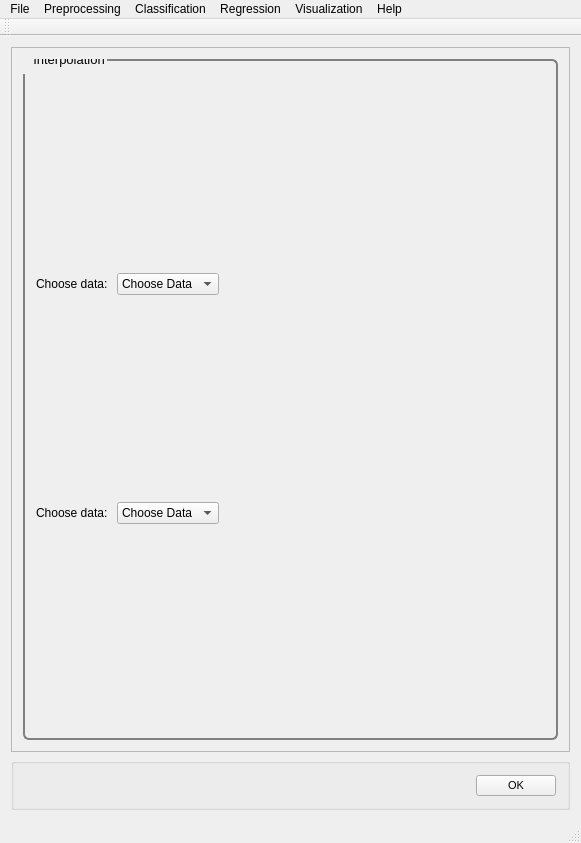
<?xml version="1.0" encoding="UTF-8"?>
<ui version="4.0">
 <class>MainWindow</class>
 <widget class="QMainWindow" name="MainWindow">
  <property name="geometry">
   <rect>
    <x>0</x>
    <y>0</y>
    <width>581</width>
    <height>843</height>
   </rect>
  </property>
  <property name="windowTitle">
   <string>PYSAT</string>
  </property>
  <widget class="QWidget" name="centralWidget">
   <layout class="QVBoxLayout" name="verticalLayout_9">
    <item>
     <widget class="QScrollArea" name="scrollArea">
      <property name="widgetResizable">
       <bool>true</bool>
      </property>
      <widget class="QWidget" name="scrollAreaWidgetContents_2">
       <property name="geometry">
        <rect>
         <x>0</x>
         <y>0</y>
         <width>561</width>
         <height>721</height>
        </rect>
       </property>
       <property name="font">
        <font>
         <pointsize>8</pointsize>
        </font>
       </property>
       <property name="styleSheet">
        <string notr="true">QGroupBox {
  border: 2px solid gray;
  border-radius: 6px;
  margin-top: 0.5em;
}

QGroupBox::title {

  padding-top: -14px;
  padding-left: 8px;
}
</string>
       </property>
       <layout class="QVBoxLayout" name="verticalLayout_8">
        <item>
         <widget class="QGroupBox" name="Interpolation">
          <property name="font">
           <font>
            <pointsize>10</pointsize>
           </font>
          </property>
          <property name="title">
           <string>Interpolation</string>
          </property>
          <layout class="QVBoxLayout" name="verticalLayout">
           <item>
            <layout class="QHBoxLayout" name="choosedata_layout">
             <item>
              <widget class="QLabel" name="regression_choosedata_label">
               <property name="text">
                <string>Choose data: </string>
               </property>
              </widget>
             </item>
             <item>
              <widget class="QComboBox" name="regression_choosedata">
               <property name="iconSize">
                <size>
                 <width>50</width>
                 <height>20</height>
                </size>
               </property>
               <item>
                <property name="text">
                 <string>Choose Data</string>
                </property>
               </item>
               <item>
                <property name="text">
                 <string>Known Data</string>
                </property>
               </item>
              </widget>
             </item>
             <item>
              <spacer name="regression_choosedata_spacer">
               <property name="orientation">
                <enum>Qt::Horizontal</enum>
               </property>
               <property name="sizeHint" stdset="0">
                <size>
                 <width>40</width>
                 <height>20</height>
                </size>
               </property>
              </spacer>
             </item>
            </layout>
           </item>
           <item>
            <layout class="QHBoxLayout" name="choosedata_layout_2">
             <item>
              <widget class="QLabel" name="regression_choosedata_label_2">
               <property name="text">
                <string>Choose data: </string>
               </property>
              </widget>
             </item>
             <item>
              <widget class="QComboBox" name="regression_choosedata_2">
               <property name="iconSize">
                <size>
                 <width>50</width>
                 <height>20</height>
                </size>
               </property>
               <item>
                <property name="text">
                 <string>Choose Data</string>
                </property>
               </item>
               <item>
                <property name="text">
                 <string>Known Data</string>
                </property>
               </item>
              </widget>
             </item>
             <item>
              <spacer name="regression_choosedata_spacer_2">
               <property name="orientation">
                <enum>Qt::Horizontal</enum>
               </property>
               <property name="sizeHint" stdset="0">
                <size>
                 <width>40</width>
                 <height>20</height>
                </size>
               </property>
              </spacer>
             </item>
            </layout>
           </item>
          </layout>
         </widget>
        </item>
       </layout>
      </widget>
     </widget>
    </item>
    <item>
     <widget class="QGroupBox" name="OK">
      <layout class="QHBoxLayout" name="ok">
       <item>
        <spacer name="horizontalSpacer_5">
         <property name="orientation">
          <enum>Qt::Horizontal</enum>
         </property>
         <property name="sizeHint" stdset="0">
          <size>
           <width>40</width>
           <height>20</height>
          </size>
         </property>
        </spacer>
       </item>
       <item>
        <widget class="QPushButton" name="okButton">
         <property name="font">
          <font>
           <pointsize>8</pointsize>
          </font>
         </property>
         <property name="mouseTracking">
          <bool>false</bool>
         </property>
         <property name="text">
          <string>OK</string>
         </property>
        </widget>
       </item>
      </layout>
     </widget>
    </item>
   </layout>
  </widget>
  <widget class="QToolBar" name="mainToolBar">
   <attribute name="toolBarArea">
    <enum>TopToolBarArea</enum>
   </attribute>
   <attribute name="toolBarBreak">
    <bool>false</bool>
   </attribute>
  </widget>
  <widget class="QStatusBar" name="statusBar"/>
  <widget class="QMenuBar" name="menuBar">
   <property name="geometry">
    <rect>
     <x>0</x>
     <y>0</y>
     <width>581</width>
     <height>21</height>
    </rect>
   </property>
   <widget class="QMenu" name="menuFile">
    <property name="title">
     <string>File</string>
    </property>
    <addaction name="actionLoad_Refence_Data"/>
    <addaction name="actionLoad_Unknown_Data"/>
    <addaction name="actionSet_output_location"/>
    <addaction name="separator"/>
    <addaction name="actionSave_Current_Plots"/>
    <addaction name="actionSave_Current_Data"/>
    <addaction name="separator"/>
    <addaction name="actionCreate_New_Workflow"/>
    <addaction name="actionSave_Current_Workflow"/>
    <addaction name="separator"/>
    <addaction name="actionExit"/>
   </widget>
   <widget class="QMenu" name="menuPreprocessing">
    <property name="title">
     <string>Preprocessing</string>
    </property>
    <widget class="QMenu" name="menuBaseline_Removal">
     <property name="title">
      <string>Baseline Removal</string>
     </property>
     <addaction name="actionALS"/>
     <addaction name="actionDietrich"/>
     <addaction name="actionPolyFit"/>
     <addaction name="actionAirPLS"/>
     <addaction name="actionFABC"/>
     <addaction name="actionKK"/>
     <addaction name="actionMario"/>
     <addaction name="actionMedian"/>
     <addaction name="actionRubberband"/>
     <addaction name="actionUndecimated_Wavelet"/>
    </widget>
    <widget class="QMenu" name="menuCalibration_Transfer">
     <property name="title">
      <string>Calibration Transfer</string>
     </property>
     <addaction name="actionRatio"/>
     <addaction name="actionTommy_s_Methgod"/>
     <addaction name="actionPiecewise_Direct_Standardization"/>
     <addaction name="actionOthers_3"/>
    </widget>
    <addaction name="actionNormalization"/>
    <addaction name="actionNoise_Reduction"/>
    <addaction name="actionApply_Mask"/>
    <addaction name="actionInterpolate"/>
    <addaction name="actionInstrument_Response"/>
    <addaction name="menuBaseline_Removal"/>
    <addaction name="menuCalibration_Transfer"/>
    <addaction name="actionICA_2"/>
    <addaction name="actionPCA_2"/>
   </widget>
   <widget class="QMenu" name="menuRegression">
    <property name="title">
     <string>Regression</string>
    </property>
    <addaction name="actionCross_Validation"/>
    <addaction name="actionTrain"/>
    <addaction name="actionPredict"/>
    <addaction name="actionCreate_N_Folds"/>
    <addaction name="actionCreate_Test_Folds"/>
    <addaction name="actionSubmodel_Ranges"/>
   </widget>
   <widget class="QMenu" name="menuHelp">
    <property name="title">
     <string>Help</string>
    </property>
    <addaction name="actionIndex"/>
    <addaction name="actionContent_2"/>
    <addaction name="separator"/>
    <addaction name="actionAbout"/>
    <addaction name="actionAbout_QtCreator"/>
   </widget>
   <widget class="QMenu" name="menuClassification">
    <property name="title">
     <string>Classification</string>
    </property>
    <widget class="QMenu" name="menuSupervised">
     <property name="title">
      <string>Supervised</string>
     </property>
     <addaction name="actionPLS_DA"/>
     <addaction name="actionSIMCA"/>
    </widget>
    <widget class="QMenu" name="menuClustering">
     <property name="title">
      <string>Clustering</string>
     </property>
     <addaction name="actionK_means"/>
     <addaction name="actionHierarchical_2"/>
    </widget>
    <addaction name="menuSupervised"/>
    <addaction name="menuClustering"/>
   </widget>
   <widget class="QMenu" name="menuVisualization">
    <property name="title">
     <string>Visualization</string>
    </property>
    <addaction name="actionLine_Plot"/>
    <addaction name="action1_to_1_Plot"/>
    <addaction name="actionScatter_Plot"/>
   </widget>
   <addaction name="menuFile"/>
   <addaction name="menuPreprocessing"/>
   <addaction name="menuClassification"/>
   <addaction name="menuRegression"/>
   <addaction name="menuVisualization"/>
   <addaction name="menuHelp"/>
  </widget>
  <action name="actionLoad_Refence_Data">
   <property name="text">
    <string>Load Refence Data</string>
   </property>
  </action>
  <action name="actionLoad_Unknown_Data">
   <property name="text">
    <string>Load Unknown Data</string>
   </property>
  </action>
  <action name="actionSave_Current_Workflow">
   <property name="text">
    <string>Save Current Workflow</string>
   </property>
  </action>
  <action name="actionSave_Current_Plots">
   <property name="text">
    <string>Save Current Plots</string>
   </property>
  </action>
  <action name="actionSave_Current_Data">
   <property name="text">
    <string>Save Current Data</string>
   </property>
  </action>
  <action name="actionCreate_New_Workflow">
   <property name="text">
    <string>Create New Workflow</string>
   </property>
  </action>
  <action name="actionNoise_Reduction">
   <property name="text">
    <string>Noise Reduction</string>
   </property>
  </action>
  <action name="actionApply_Mask">
   <property name="text">
    <string>Apply Mask</string>
   </property>
  </action>
  <action name="actionInterpolate">
   <property name="text">
    <string>Interpolate (unknown to known)</string>
   </property>
  </action>
  <action name="actionInstrument_Response">
   <property name="text">
    <string>Instrument Response</string>
   </property>
  </action>
  <action name="actionALS">
   <property name="text">
    <string>ALS</string>
   </property>
  </action>
  <action name="actionDietrich">
   <property name="text">
    <string>Dietrich</string>
   </property>
  </action>
  <action name="actionPolyFit">
   <property name="text">
    <string>PolyFit</string>
   </property>
  </action>
  <action name="actionAirPLS">
   <property name="text">
    <string>AirPLS</string>
   </property>
  </action>
  <action name="actionFABC">
   <property name="text">
    <string>FABC</string>
   </property>
  </action>
  <action name="actionKK">
   <property name="text">
    <string>KK</string>
   </property>
  </action>
  <action name="actionMario">
   <property name="text">
    <string>Mario</string>
   </property>
  </action>
  <action name="actionMedian">
   <property name="text">
    <string>Median</string>
   </property>
  </action>
  <action name="actionRubberband">
   <property name="text">
    <string>Rubberband</string>
   </property>
  </action>
  <action name="actionUndecimated_Wavelet">
   <property name="text">
    <string>Undecimated Wavelet</string>
   </property>
  </action>
  <action name="actionRatio">
   <property name="text">
    <string>Ratio</string>
   </property>
  </action>
  <action name="actionTommy_s_Methgod">
   <property name="text">
    <string>Tommy's Method</string>
   </property>
  </action>
  <action name="actionPiecewise_Direct_Standardization">
   <property name="text">
    <string>Piecewise Direct Standardization</string>
   </property>
  </action>
  <action name="actionPCA">
   <property name="text">
    <string>PCA</string>
   </property>
  </action>
  <action name="actionICA">
   <property name="text">
    <string>ICA</string>
   </property>
  </action>
  <action name="actionK_Means">
   <property name="text">
    <string>K-Means</string>
   </property>
  </action>
  <action name="actionHierarchical">
   <property name="text">
    <string>Hierarchical</string>
   </property>
  </action>
  <action name="actionOthers">
   <property name="text">
    <string>Others...</string>
   </property>
  </action>
  <action name="actionOthers_2">
   <property name="text">
    <string>Others...</string>
   </property>
  </action>
  <action name="actionOthers_3">
   <property name="text">
    <string>Others...</string>
   </property>
  </action>
  <action name="actionPLS">
   <property name="text">
    <string>PLS</string>
   </property>
  </action>
  <action name="actionSM_PLS">
   <property name="text">
    <string>SM-PLS</string>
   </property>
  </action>
  <action name="actionICA_Regression">
   <property name="text">
    <string>ICA Regression</string>
   </property>
  </action>
  <action name="actionGaussian_Process">
   <property name="text">
    <string>Gaussian Process</string>
   </property>
  </action>
  <action name="actionMLP">
   <property name="text">
    <string>MLP</string>
   </property>
  </action>
  <action name="actionSVM">
   <property name="text">
    <string>SVM</string>
   </property>
  </action>
  <action name="actionOthers_4">
   <property name="text">
    <string>Others...</string>
   </property>
  </action>
  <action name="actionOthers_5">
   <property name="text">
    <string>Others...</string>
   </property>
  </action>
  <action name="actionIndex">
   <property name="text">
    <string>Index</string>
   </property>
  </action>
  <action name="actionContent_2">
   <property name="text">
    <string>Content</string>
   </property>
  </action>
  <action name="actionAbout">
   <property name="text">
    <string>About...</string>
   </property>
  </action>
  <action name="actionAbout_QtCreator">
   <property name="text">
    <string>About Qt...</string>
   </property>
  </action>
  <action name="actionExit">
   <property name="text">
    <string>Exit</string>
   </property>
  </action>
  <action name="actionNormalization">
   <property name="text">
    <string>Normalization</string>
   </property>
  </action>
  <action name="actionICA_2">
   <property name="text">
    <string>ICA</string>
   </property>
  </action>
  <action name="actionPCA_2">
   <property name="text">
    <string>PCA</string>
   </property>
  </action>
  <action name="actionPLS_DA">
   <property name="text">
    <string>PLS-DA</string>
   </property>
  </action>
  <action name="actionSIMCA">
   <property name="text">
    <string>SIMCA</string>
   </property>
  </action>
  <action name="actionK_means">
   <property name="text">
    <string>K-means</string>
   </property>
  </action>
  <action name="actionHierarchical_2">
   <property name="text">
    <string>Hierarchical</string>
   </property>
  </action>
  <action name="actionCross_Validation">
   <property name="text">
    <string>Cross Validation</string>
   </property>
  </action>
  <action name="actionTrain">
   <property name="text">
    <string>Train</string>
   </property>
  </action>
  <action name="actionPredict">
   <property name="text">
    <string>Predict</string>
   </property>
  </action>
  <action name="actionLine_Plot">
   <property name="text">
    <string>Line Plot</string>
   </property>
  </action>
  <action name="action1_to_1_Plot">
   <property name="text">
    <string>1 to 1 Plot</string>
   </property>
  </action>
  <action name="actionScatter_Plot">
   <property name="text">
    <string>Scatter Plot</string>
   </property>
  </action>
  <action name="actionSet_output_location">
   <property name="text">
    <string>Output Location</string>
   </property>
  </action>
  <action name="actionCreate_N_Folds">
   <property name="text">
    <string>Create N Folds</string>
   </property>
  </action>
  <action name="actionCreate_Test_Folds">
   <property name="text">
    <string>Create Test Folds</string>
   </property>
  </action>
  <action name="actionSubmodel_Ranges">
   <property name="text">
    <string>Submodel Ranges</string>
   </property>
  </action>
 </widget>
 <layoutdefault spacing="6" margin="11"/>
 <resources/>
 <connections/>
</ui>
